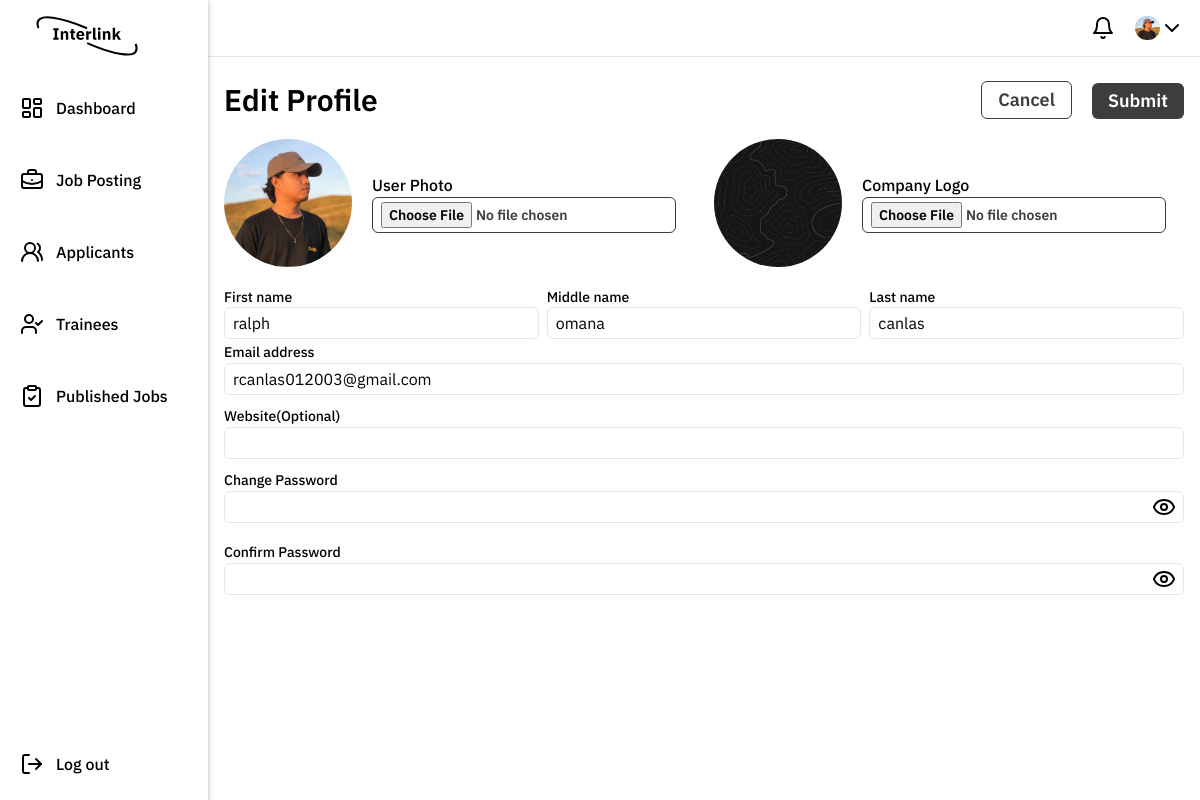
/company/edit-prof.php (signed in), run on the app's committed database.
### tables this page shows
CREATE TABLE `company` (
  `CompanyId` int(11) NOT NULL,
  `CompanyName` varchar(255) NOT NULL,
  `Website` varchar(255) DEFAULT NULL,
  `CompanyLogo` varchar(255) DEFAULT NULL,
  `UserId` int(11) NOT NULL,
  `MoA` text NOT NULL,
  `photo` varchar(255) DEFAULT NULL
);

CREATE TABLE `user` (
  `UserId` int(11) NOT NULL,
  `firstName` varchar(255) NOT NULL,
  `MiddleName` varchar(255) DEFAULT NULL,
  `LastName` varchar(255) NOT NULL,
  `userRole` varchar(15) NOT NULL,
  `EmailAddress` varchar(100) NOT NULL,
  `Password` varchar(255) NOT NULL
);

### company/edit-prof.php (the view, shortened to what this page needs)
<?php
include '../db.php';
$user_id = $_SESSION['user_id'];
$stmt = $conn->prepare("SELECT * FROM user WHERE userId = ?");
$stmt->bind_param("i", $user_id);
$stmt->execute();
$result = $stmt->get_result();
$user = $result->fetch_assoc();
$stmt = $conn->prepare("SELECT * FROM company WHERE userId = ?");
$stmt->bind_param("i", $user_id);
$stmt->execute();
$result = $stmt->get_result();
$company = $result->fetch_assoc();
$defaultPhoto = '../uploads/default.jpg';
?>
<!DOCTYPE html>
<html lang="en">
<head>
  <link rel="stylesheet" href="./css/footer.css" />
  <script src="https://cdn.tailwindcss.com"></script>
</head>
<body>
  <nav class="z-100 w-full border-b flex flex-row justify-between px-4 py-4">
    <div>
    </div>
    <div class="flex flex-row gap-5">
      <div class="relative">
      </div>
      <div class="relative custom-profile flex flex-row items-center cursor-pointer">
        <div class="w-[25px] h-[24px] rounded-full">
          <img
            src="<?php echo isset($company['photo']) && !empty($company['photo']) ? $company['photo'] : $defaultPhoto; ?>"
            alt="Profile" class="w-full h-full object-cover rounded-full" />
        </div>
        <svg xmlns="http://www.w3.org/2000/svg" width="24" height="24" viewBox="0 0 24 24" fill="none"
          stroke="currentColor" stroke-width="2" stroke-linecap="round" stroke-linejoin="round"
          class="lucide lucide-chevron-down">
          <path d="m6 9 6 6 6-6" />
        </svg>
      </div>
    </div>
  </nav>
  <aside id="default-sidebar"
    class="custom-sideborder sidebar fixed top-0 left-0 z-40 w-52 h-screen transition-transform -translate-x-full md:translate-x-0 sm:translate-x-0"
    aria-label="Sidebar">
    <div class="h-full px-3 py-4 overflow-y-auto bg-white flex flex-col justify-between">
      <ul class="space-y-8 font-medium">
        <li>
          <a href="#" class="flex items-center p-2">
            <span class="ms-3">Dashboard</span>
          </a>
        </li>
        <li>
          <a href="jobposting.php" class="flex items-center p-2">
            <span class="ms-3">Job Posting</span>
          </a>
        </li>
        <li>
          <a href="#" class="flex items-center p-2">
            <span class="ms-3">Applicants</span>
          </a>
        </li>
        <li>
          <a href="#" class="flex items-center p-2">
            <span class="ms-3">Trainees</span>
          </a>
        </li>
        <li>
          <a href="#" class="flex items-center p-2">
            <span class="ms-3">Published Jobs</span>
          </a>
        </li>
      </ul>
      <div>
        <a href="#" class="flex items-center p-2">
          <span class="ms-3 font-medium">Log out</span>
        </a>
      </div>
    </div>
  </aside>
  <main class="max-w-[1920px] mt-2 lg:ml-52 md:ml-52 p-4">
    <form method="post" action="update_profile.php" class="flex flex-col items-center w-full" id="form"
      enctype="multipart/form-data">
      <div class="lg:flex lg:flex-row w-full items-center lg:justify-between">
        <div class="flex lg:items-start items-center">
          <h3 class="text-center font-semibold text-3xl">Edit Profile</h3>
        </div>
        <div class="hidden lg:flex flex-row items-end gap-5">
          <input type="reset" value="Cancel"
            class="change-photo p-2 lg:py-1 lg:px-4 lg:text-lg rounded-md font-semibold text-xs" />
          <input type="submit" value="Submit" id="submitBtn"
            class="remove-photo p-2 lg:py-1 lg:px-4 lg:text-lg rounded-md font-semibold text-xs" />
        </div>
      </div>
      <div class="flex flex-col lg:flex-row mt-5 items-center w-full gap-5">
        <div class="flex flex-col items-center gap-5 lg:flex-row w-full">
          <div>
            <img
              src="<?php echo isset($company['photo']) && !empty($company['photo']) ? $company['photo'] : $defaultPhoto; ?>"
              alt="User Photo" class="w-32 h-32 rounded-full object-cover" />
          </div>
          <div class="flex flex-col">
            <label for="photo" class="font-medium text-base">User Photo</label>
            <input type="file" name="photo" id="photo"
              class="change-photo text-sm px-2 py-1 rounded-md font-semibold" />
          </div>
        </div>
        <div class="flex flex-col items-center gap-5 lg:flex-row w-full">
          <div>
            <img
              src="<?php echo isset($company['CompanyLogo']) && !empty($company['CompanyLogo']) ? $company['CompanyLogo'] : $defaultPhoto; ?>"
              alt="Company Logo" class="w-32 h-32 rounded-full object-cover" />
          </div>
          <div class="flex flex-col">
            <label for="CompanyLogo" class="font-medium text-base">Company Logo</label>
            <input type="file" name="CompanyLogo" id="CompanyLogo"
              class="change-photo text-sm px-2 py-1 rounded-md font-semibold" />
          </div>
        </div>
      </div>
      <div class="flex w-full lg:flex-row gap-4 mt-5">
        <div class="w-full flex flex-col lg:flex-row gap-2">
          <div class="flex flex-col w-full">
            <label for="firstName" class="font-medium text-sm">First name</label>
            <input name="firstName" type="text" value="<?php echo htmlspecialchars($user['firstName']); ?>"
              class="px-2 h-8 border w-full rounded-md focus:outline-none focus:border-black" />
          </div>
          <div class="flex flex-col w-full">
            <label for="MiddleName" class="font-medium text-sm">Middle name</label>
            <input name="MiddleName" type="text" value="<?php echo htmlspecialchars($user['MiddleName']); ?>"
              class="px-2 h-8 border w-full rounded-md focus:outline-none focus:border-black" />
          </div>
          <div class="flex flex-col w-full">
            <label for="lastName" class="font-medium text-sm">Last name</label>
            <input name="LastName" type="text" value="<?php echo htmlspecialchars($user['LastName']); ?>"
              class="px-2 h-8 border w-full rounded-md focus:outline-none focus:border-black" />
          </div>
        </div>
      </div>
      <div class="w-full flex flex-col lg:flex-col gap-2">
        <div>
          <label for="emailAddress" class="font-medium text-sm">Email address</label>
          <input name="EmailAddress" type="text" value="<?php echo htmlspecialchars($user['EmailAddress']); ?>"
            class="px-2 h-8 border w-full rounded-md focus:outline-none focus:border-black" />
        </div>
        <div>
          <label for="website" class="font-medium text-sm">Website(Optional)</label>
          <input name="Website" type="text" value="<?php echo htmlspecialchars($company['Website']); ?>"
            class="px-2 h-8 border w-full rounded-md focus:outline-none focus:border-black" />
        </div>
        <div class="password">
          <div class="relative">
            <label for="newPassword" class="font-medium text-sm">Change Password</label>
            <input name="newPassword" type="password" id="newPassword"
              class="px-2 h-8 border w-full rounded-md focus:outline-none focus:border-black" />
            <span id="togglePassword" class="absolute right-2 top-[40px] transform -translate-y-1/2 cursor-pointer">
            </span>
          </div>
          <div class="relative mt-4">
            <label for="confirmPassword" class="font-medium text-sm">Confirm Password</label>
            <input name="confirmPassword" type="password" id="confirmPassword"
              class="px-2 h-8 border w-full rounded-md focus:outline-none focus:border-black" />
            <span id="toggleConfirmPassword"
              class="absolute right-2 top-[40px] transform -translate-y-1/2 cursor-pointer">
            </span>
          </div>
        </div>
      </div>
    </form>
  </main>
</body>
</html>

### css/footer.css (style rules this page uses)
a { color: #fff; text-decoration: none; }

### company/edit-prof.php (style rules this page uses)
.sidebar { transform: translateX(-100%); transition: transform 0.3s ease-in-out; }
.custom-sideborder { box-shadow: rgba(60, 64, 67, 0.3) 0px 1px 2px 0px, rgba(60, 64, 67, 0.15) 0px 2px 6px 2px; }
.change-photo { border: solid 1px #3e3c3c; color: #3e3c3c; }
.remove-photo { background-color: #3e3c3c; color: white; }

### data on the page
company: photo (picture), CompanyLogo (picture)
user: firstName "ralph", MiddleName "omana", LastName "canlas", EmailAddress "rcanlas012003@gmail.com"
